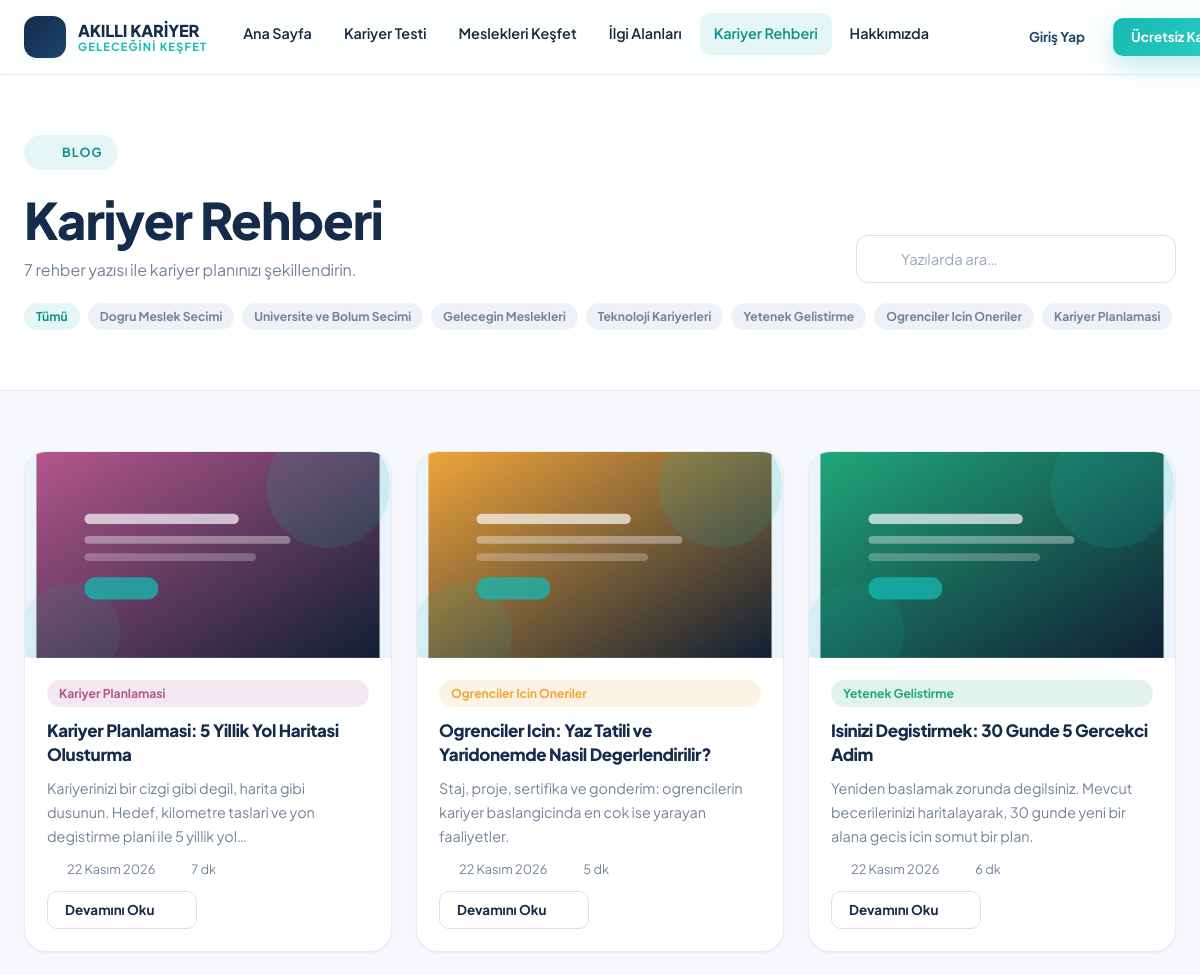
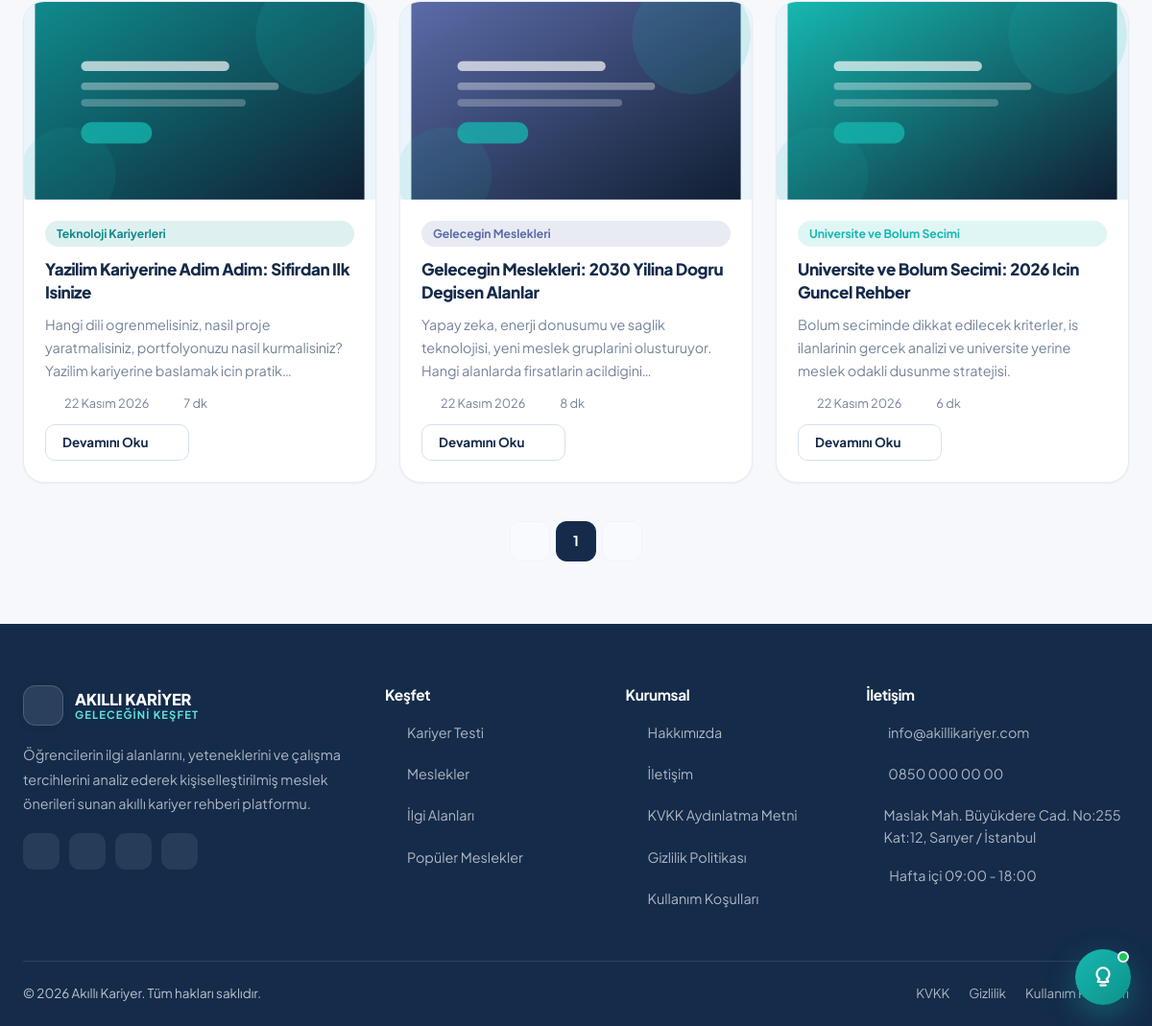
Screenshot of /blog.php with the database file from the repository (2 pictures, top to bottom).
### tables this page shows
CREATE TABLE `site_settings` (
  `id` INT UNSIGNED NOT NULL AUTO_INCREMENT,
  `setting_key` VARCHAR(80) NOT NULL,
  `setting_value` TEXT DEFAULT NULL,
  `setting_group` VARCHAR(50) NOT NULL DEFAULT 'genel',
  `setting_type` ENUM('text','number','textarea','color','boolean','select') NOT NULL DEFAULT 'text',
  `label` VARCHAR(150) DEFAULT NULL,
  `created_at` DATETIME NOT NULL DEFAULT CURRENT_TIMESTAMP,
  `updated_at` DATETIME NOT NULL DEFAULT CURRENT_TIMESTAMP ON UPDATE CURRENT_TIMESTAMP,
  PRIMARY KEY (`id`),
  UNIQUE KEY `uq_setting_key` (`setting_key`),
  KEY `idx_setting_group` (`setting_group`)
);

CREATE TABLE `blog_categories` (
  `id` INT UNSIGNED NOT NULL AUTO_INCREMENT,
  `name` VARCHAR(100) NOT NULL,
  `slug` VARCHAR(120) NOT NULL,
  `description` VARCHAR(255) DEFAULT NULL,
  `icon` VARCHAR(60) NOT NULL DEFAULT 'newspaper',
  `color` VARCHAR(20) NOT NULL DEFAULT '#1C466D',
  `sort_order` INT NOT NULL DEFAULT 0,
  `created_at` DATETIME NOT NULL DEFAULT CURRENT_TIMESTAMP,
  `updated_at` DATETIME NOT NULL DEFAULT CURRENT_TIMESTAMP ON UPDATE CURRENT_TIMESTAMP,
  PRIMARY KEY (`id`),
  UNIQUE KEY `uq_blogcat_slug` (`slug`),
  KEY `idx_blogcat_sort` (`sort_order`)
);

CREATE TABLE `blog_posts` (
  `id` INT UNSIGNED NOT NULL AUTO_INCREMENT,
  `category_id` INT UNSIGNED NOT NULL,
  `author_id` INT UNSIGNED DEFAULT NULL,
  `title` VARCHAR(220) NOT NULL,
  `slug` VARCHAR(240) NOT NULL,
  `excerpt` VARCHAR(400) DEFAULT NULL,
  `content` LONGTEXT DEFAULT NULL,
  `image` VARCHAR(255) DEFAULT NULL,
  `status` ENUM('draft','published') NOT NULL DEFAULT 'draft',
  `reading_time` TINYINT UNSIGNED NOT NULL DEFAULT 4,
  `view_count` INT UNSIGNED NOT NULL DEFAULT 0,
  `published_at` DATETIME DEFAULT NULL,
  `created_at` DATETIME NOT NULL DEFAULT CURRENT_TIMESTAMP,
  `updated_at` DATETIME NOT NULL DEFAULT CURRENT_TIMESTAMP ON UPDATE CURRENT_TIMESTAMP,
  PRIMARY KEY (`id`),
  UNIQUE KEY `uq_post_slug` (`slug`),
  KEY `idx_post_status_pub` (`status`,`published_at`),
  KEY `idx_post_category` (`category_id`),
  CONSTRAINT `fk_post_category` FOREIGN KEY (`category_id`) REFERENCES `blog_categories` (`id`) ON DELETE CASCADE,
  CONSTRAINT `fk_post_author` FOREIGN KEY (`author_id`) REFERENCES `users` (`id`) ON DELETE SET NULL
);

### blog.php (the view, shortened to what the rows shown need)
<?php
$search   = trim((string) ($_GET['q'] ?? ''));
$category = trim((string) ($_GET['category'] ?? ''));
$page     = max(1, (int) ($_GET['sayfa'] ?? 1));
$filters = array_filter(['category' => $category, 'search' => $search], static fn($v) => $v !== '');
$posts      = Blog::posts($filters + ['limit' => BLOG_PER_PAGE, 'offset' => ($page - 1) * BLOG_PER_PAGE]);
$categories = Blog::categories();
$pageTitle       = 'Kariyer Rehberi — ' . setting('site_name', 'Akıllı Kariyer');
require_once __DIR__ . '/includes/header.php';
?>
<main id="main-content">
  <section class="section-sm" style="background:var(--c-white);border-bottom:1px solid var(--c-border)">
    <div class="container">
      <div class="flex between wrap gap-16" style="align-items:flex-end">
        <div>
          <h1 style="margin-bottom:6px">Kariyer Rehberi</h1>
        </div>
      </div>
      <div class="flex wrap gap-8" style="margin-top:20px">
        <a href="<?= url('blog.php') ?>" class="badge <?= $category === '' ? 'badge-accent' : 'badge-muted' ?>">Tümü</a>
        <?php foreach ($categories as $cat): ?>
          <a href="<?= url('blog.php?category=' . urlencode($cat['slug'])) ?>" class="badge <?= $category === $cat['slug'] ? 'badge-accent' : 'badge-muted' ?>">
            <?= e($cat['name']) ?>
          </a>
        <?php endforeach; ?>
      </div>
    </div>
  </section>
  <section class="section-sm">
    <div class="container">
      <?php if (!$posts): ?>
        <div class="empty-state">
          <div class="es-ico"><?= icon('search-x', '', 30) ?></div>
          <h3>Yazı bulunamadı</h3>
          <p>Arama kriterlerinize uygun bir yazı bulunamadı.</p>
          <a href="<?= url('blog.php') ?>" class="btn btn-primary"><?= icon('refresh-cw', '', 17) ?> Tüm Yazılar</a>
        </div>
      <?php else: ?>
        <div class="grid g-3">
          <?php foreach ($posts as $post): ?>
            <article class="blog-card">
              <div class="bc-media"><?= blog_art($post) ?></div>
              <div class="bc-body">
                <span class="badge" style="background:<?= e($post['category_color']) ?>22;color:<?= e($post['category_color']) ?>">
                  <?= e($post['category_name']) ?>
                </span>
                <h3><a href="<?= url('blog-detail.php?slug=' . urlencode($post['slug'])) ?>"><?= e($post['title']) ?></a></h3>
                <p><?= e(str_limit($post['excerpt'], 130)) ?></p>
                <div class="blog-meta">
                  <span><?= icon('calendar', '', 14) ?> <?= format_date($post['published_at']) ?></span>
                  <span><?= icon('clock', '', 14) ?> <?= (int) $post['reading_time'] ?> dk</span>
                </div>
                <a href="<?= url('blog-detail.php?slug=' . urlencode($post['slug'])) ?>" class="btn btn-outline btn-sm" style="align-self:flex-start">
                  Devamını Oku <?= icon('arrow-right', '', 15) ?>
                </a>
              </div>
            </article>
          <?php endforeach; ?>
        </div>
      <?php endif; ?>
    </div>
  </section>
</main>
<?php require_once __DIR__ . '/includes/footer.php'; ?>

### includes/header.php (shortened to what the rows shown need)
<?php
$bodyClass       = $bodyClass       ?? '';
?>
<!DOCTYPE html>
<html lang="tr">
<head>
<link rel="stylesheet" href="<?= asset('assets/css/vendor-bootstrap.min.css') ?>">
<link rel="stylesheet" href="<?= asset('assets/css/style.css') ?>">
<link rel="stylesheet" href="<?= asset('assets/css/career-coach.css') ?>">
</head>
<body class="<?= e($bodyClass) ?>">
<header class="site-header">
  <div class="container header-inner">
    <a href="<?= url('index.php') ?>" class="brand" aria-label="Akıllı Kariyer ana sayfa">
      <span class="brand-mark"><?= icon('compass', '', 22) ?></span>
      <span class="brand-text">
        <span class="brand-name">AKILLI KARİYER</span>
        <span class="brand-slogan"><?= e(setting('site_slogan', 'Geleceğini Keşfet')) ?></span>
      </span>
    </a>
  </div>
</header>

### app/Helpers/functions.php (shortened to what the rows shown need)
<?php
if (!function_exists('e')) {
    function e(mixed $value): string
    {
        return htmlspecialchars((string) ($value ?? ''), ENT_QUOTES | ENT_SUBSTITUTE, 'UTF-8');
    }
}
if (!function_exists('url')) {
    function url(string $path = ''): string
    {
        $base = BASE_PATH === '/' ? '' : BASE_PATH;
        $path = ltrim($path, '/');
        return $base . '/' . $path;
    }
}
if (!function_exists('asset')) {
    function asset(string $path): string
    {
        $path = ltrim($path, '/');
        $file = APP_ROOT . '/' . $path;
        $version = is_file($file) ? (string) filemtime($file) : APP_VERSION;
        return url($path) . '?v=' . $version;
    }
}
if (!function_exists('setting')) {
    function setting(string $key, mixed $default = null): mixed
    {
        return Setting::get($key, $default);
    }
}
if (!function_exists('str_limit')) {
    function str_limit(?string $text, int $limit = 140, string $end = '…'): string
    {
        $text = trim(strip_tags((string) $text));
        if (mb_strlen($text) <= $limit) {
            return $text;
        }
        $cut = mb_substr($text, 0, $limit);
        $pos = mb_strrpos($cut, ' ');
        if ($pos !== false && $pos > $limit * 0.6) {
            $cut = mb_substr($cut, 0, $pos);
        }
        return rtrim($cut, ' .,;:') . $end;
    }
}
if (!function_exists('format_date')) {
    function format_date(?string $date, string $format = 'd F Y'): string
    {
        $ts = strtotime($date);
        $months = [
            1 => 'Ocak', 'Şubat', 'Mart', 'Nisan', 'Mayıs', 'Haziran',
            'Temmuz', 'Ağustos', 'Eylül', 'Ekim', 'Kasım', 'Aralık',
        ];
        $monthsEn = ['January', 'February', 'March', 'April', 'May', 'June', 'July', 'August', 'September', 'October', 'November', 'December'];
        $out = date($format, $ts);
        $out = str_replace($monthsEn, $months, $out);
        return str_replace(['Monday', 'Tuesday', 'Wednesday', 'Thursday', 'Friday', 'Saturday', 'Sunday'],
            ['Pazartesi', 'Salı', 'Çarşamba', 'Perşembe', 'Cuma', 'Cumartesi', 'Pazar'], $out);
    }
}
if (!function_exists('icon')) {
    function icon(string $name, string $class = '', int $size = 20): string
    {
        return sprintf(
            '<i data-lucide="%s" class="%s" style="width:%dpx;height:%dpx;stroke-width:2" aria-hidden="true"></i>',
            e($name),
            e($class),
            $size,
            $size
        );
    }
}
if (!function_exists('blog_art')) {
    function blog_art(array $post, string $variant = 'card'): string
    {
        $color  = $post['category_color'] ?? '#1C466D';
        $accent = '#16B8B0';
        $id     = substr(md5(($post['slug'] ?? 'blog') . $variant), 0, 8);
        return <<<SVG
<svg class="blog-art" viewBox="0 0 400 240" xmlns="http://www.w3.org/2000/svg" role="img" aria-label="Kapak görseli">
  <defs>
    <linearGradient id="bb{$id}" x1="0" y1="0" x2="1" y2="1">
      <stop offset="0%" stop-color="{$color}"/>
      <stop offset="100%" stop-color="#101F33"/>
    </linearGradient>
  </defs>
  <rect width="400" height="240" fill="url(#bb{$id})"/>
  <circle cx="340" cy="40" r="72" fill="{$accent}" opacity="0.14"/>
  <circle cx="40" cy="210" r="58" fill="{$accent}" opacity="0.10"/>
  <g opacity="0.9">
    <rect x="56" y="72" width="180" height="12" rx="6" fill="#ffffff" opacity="0.75"/>
    <rect x="56" y="98" width="240" height="9" rx="4.5" fill="#ffffff" opacity="0.40"/>
    <rect x="56" y="118" width="200" height="9" rx="4.5" fill="#ffffff" opacity="0.28"/>
    <rect x="56" y="146" width="86" height="26" rx="13" fill="{$accent}" opacity="0.85"/>
  </g>
</svg>
SVG;
    }
}

### includes/footer.php (shortened to what the rows shown need)
<footer class="site-footer">
  <div class="container">
    <div class="footer-grid">
      <div>
        <div class="footer-brand">
          <span class="brand-text">
            <span class="brand-name">AKILLI KARİYER</span>
            <span class="brand-slogan"><?= e(setting('site_slogan', 'Geleceğini Keşfet')) ?></span>
          </span>
        </div>
      </div>
      <div>
        <ul>
          <li><a href="mailto:<?= e(setting('site_email', 'info@akillikariyer.com')) ?>">
            <?= icon('mail', '', 15) ?> <?= e(setting('site_email', 'info@akillikariyer.com')) ?></a></li>
          <li><a href="tel:<?= e(preg_replace('/\s+/', '', setting('site_phone', ''))) ?>">
            <?= icon('phone', '', 15) ?> <?= e(setting('site_phone', '')) ?></a></li>
          <li style="display:flex;gap:9px;color:rgba(255,255,255,.66);font-size:.9rem;line-height:1.6">
            <?= icon('map-pin', '', 15) ?> <span><?= e(setting('site_address', '')) ?></span>
          </li>
          <li style="display:flex;gap:9px;color:rgba(255,255,255,.66);font-size:.9rem">
            <?= icon('clock', '', 15) ?> <span><?= e(setting('site_working_hours', '')) ?></span>
          </li>
        </ul>
      </div>
    </div>
    <div class="footer-bottom">
      <span>&copy; <?= date('Y') ?> <?= e(setting('site_name', 'Akıllı Kariyer')) ?>. Tüm hakları saklıdır.</span>
      <span style="display:flex;gap:20px;flex-wrap:wrap">
        <a href="<?= url('kvkk.php') ?>">KVKK</a>
        <a href="<?= url('privacy.php') ?>">Gizlilik</a>
        <a href="<?= url('terms.php') ?>">Kullanım Koşulları</a>
      </span>
    </div>
  </div>
</footer>
</body>
</html>

### rows the page displays
site_settings: setting_value "GELECEĞINI KEŞFET"
blog_categories: name "Dogru Meslek Secimi"
blog_categories: name "Universite ve Bolum Secimi"
blog_categories: name "Gelecegin Meslekleri"
blog_categories: name "Teknoloji Kariyerleri"
blog_categories: name "Yetenek Gelistirme"
blog_categories: name "Ogrenciler Icin Oneriler"
blog_categories: name "Kariyer Planlamasi"
blog_posts: category.name "Kariyer Planlamasi", title "Kariyer Planlamasi: 5 Yillik Yol Haritasi Olusturma", excerpt "Kariyerinizi bir cizgi gibi degil, harita gibi dusunun. Hedef, kilometre taslari ve yon degistirme plani ile 5 yillik yol…", $size 14 (drawn), published_at "22 Kasım 2026", reading_time "7"
blog_posts: category.name "Ogrenciler Icin Oneriler", title "Ogrenciler Icin: Yaz Tatili ve Yaridonemde Nasil Degerlendirilir?", excerpt "Staj, proje, sertifika ve gonderim: ogrencilerin kariyer baslangicinda en cok ise yarayan faaliyetler.", $size 14 (drawn), published_at "22 Kasım 2026", reading_time "5"
blog_posts: category.name "Yetenek Gelistirme", title "Isinizi Degistirmek: 30 Gunde 5 Gercekci Adim", excerpt "Yeniden baslamak zorunda degilsiniz. Mevcut becerilerinizi haritalayarak, 30 gunde yeni bir alana gecis icin somut bir plan.", $size 14 (drawn), published_at "22 Kasım 2026", reading_time "6"
blog_posts: category.name "Teknoloji Kariyerleri", title "Yazilim Kariyerine Adim Adim: Sifirdan Ilk Isinize", excerpt "Hangi dili ogrenmelisiniz, nasil proje yaratmalisiniz, portfolyonuzu nasil kurmalisiniz? Yazilim kariyerine baslamak icin pratik…", $size 14 (drawn), published_at "22 Kasım 2026", reading_time "7"
blog_posts: category.name "Gelecegin Meslekleri", title "Gelecegin Meslekleri: 2030 Yilina Dogru Degisen Alanlar", excerpt "Yapay zeka, enerji donusumu ve saglik teknolojisi, yeni meslek gruplarini olusturuyor. Hangi alanlarda firsatlarin acildigini…", $size 14 (drawn), published_at "22 Kasım 2026", reading_time "8"
blog_posts: category.name "Universite ve Bolum Secimi", title "Universite ve Bolum Secimi: 2026 Icin Guncel Rehber", excerpt "Bolum seciminde dikkat edilecek kriterler, is ilanlarinin gercek analizi ve universite yerine meslek odakli dusunme stratejisi.", $size 14 (drawn), published_at "22 Kasım 2026", reading_time "6"
site_settings: setting_value "info@akillikariyer.com"
site_settings: setting_value "0850 000 00 00"
site_settings: setting_value "Maslak Mah. Büyükdere Cad. No:255 Kat:12, Sarıyer / İstanbul"
site_settings: setting_value "Hafta içi 09:00 - 18:00"
site_settings: setting_value "Akıllı Kariyer"

### other values shown
Blog::totalCount() "7"
